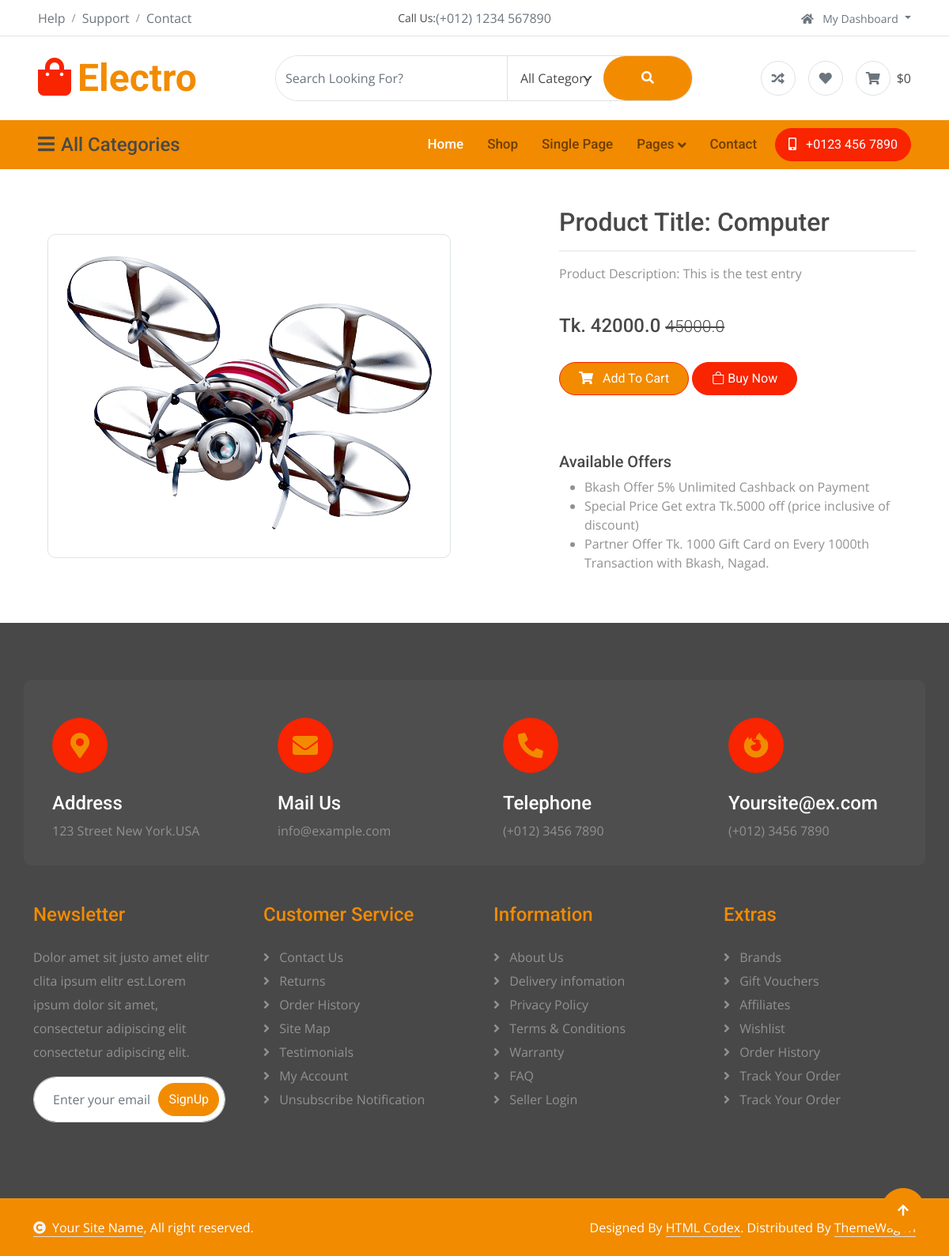
Page /product/1 on the committed database.
### Shop/models.py (models this page shows, shortened)
class Product(models.Model):
    product_name = models.CharField(max_length=100)
    selling_price = models.FloatField()
    discounted_price = models.FloatField()
    description = models.TextField()
    brand = models.CharField(max_length=100)
    category = models.CharField(choices=CATEGORY_CHOICES,max_length=5)
    product_image = models.ImageField(upload_to='productimg')
    product_status = models.TextField()

### Shop/views.py (the view)
# urls.py: path('product/<int:pk>', views.ProductDetailsView.as_view(), name= 'show_product_details'),
class ProductDetailsView(View):
    def get(self, request, pk):
        productDetails = Product.objects.get(pk=pk)
        item_already_in_cart = False # this portion is added for prevent duplicate value in cart
        if request.user.is_authenticated:
            item_already_in_cart = Cart.objects.filter(Q(product = productDetails.id) & Q(user = request.user))
        totalItem = 0
        if request.user.is_authenticated:
            totalItem = len(Cart.objects.filter(user = request.user))
        return render(request, 'Shop/productdetails.html', {'productD': productDetails, "item_already_in_cart": item_already_in_cart, 'totalItem': totalItem})

### Shop/templates/Shop/productdetails.html (shortened to what this page needs)
{% extends 'Shop/base.html' %}
{% load static %}
{% block main-content %}
<div class="container my-5">
    <div class="row">
        <div class="col-sm-6 text-center align-self-center">
            <img src="{{productD.product_image.url}}" alt="" class="img-fluid img-thumbnail">
        </div>
        <div class="col-sm-5 offset-sm-1">
            <h2>Product Title: {{productD.product_name}}</h2>
            <hr>
            <p>Product Description: {{productD.description}}</p> <br>
            <h4>Tk. {{productD.discounted_price}} <small class="fw-light text-decoration-line-through">{{productD.selling_price}}</small></h4> <br>
            {% if item_already_in_cart %}
              <a href="{% url 'showinCart' %}" class="btn btn-warning  px-5 py-2 ms-4">Go to cart</a>
            {% else %}
            <form action="/addcart" class="d-inline">
                <button type="Submit" class="btn btn-primary border-secondary rounded-pill py-2 px-4 mb-4"><i class="fas fa-shopping-cart me-2"></i> Add To Cart</button>
            </form>
            {% endif %}
            <a href="" class="btn btn-secondary border-secondary rounded-pill py-2 px-4 mb-4"><i class="bi bi-bag"></i> Buy Now</a>
            <h5 class="mt-5">Available Offers</h5>
            <ul>
                <li>Bkash Offer 5% Unlimited Cashback on Payment</li>
                <li>Special Price Get extra Tk.5000 off (price inclusive of discount)</li>
                <li>Partner Offer Tk. 1000 Gift Card on Every 1000th Transaction with Bkash, Nagad.</li>
            </ul>
        </div>
    </div>
</div>
{% endblock main-content %}

### Shop/static/Shop/css/style.css (style rules this page uses)
.btn { font-weight: 600; transition: .5s; }
.btn.btn-primary { background: var(--bs-primary) !important; color: var(--bs-white) !important; font-family: 'Roboto', sans-serif; font-weight: 400; transition: 0.5s; }
.btn.btn-secondary { background: var(--bs-secondary) !important; color: var(--bs-white); font-family: 'Roboto', sans-serif; font-weight: 400; border: 1px solid var(--bs-secondary); transition: 0.5s; }

### rows in the picture
Product: product_image (picture), product_name "Computer", description "This is the test entry", discounted_price "42000.0", selling_price "45000.0"

### other values in the picture
{{ totalItem }} "0"
